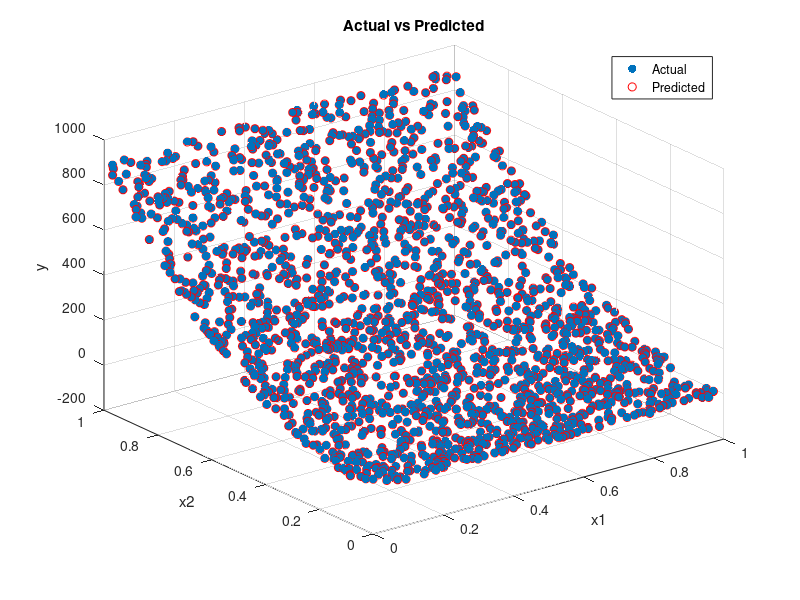
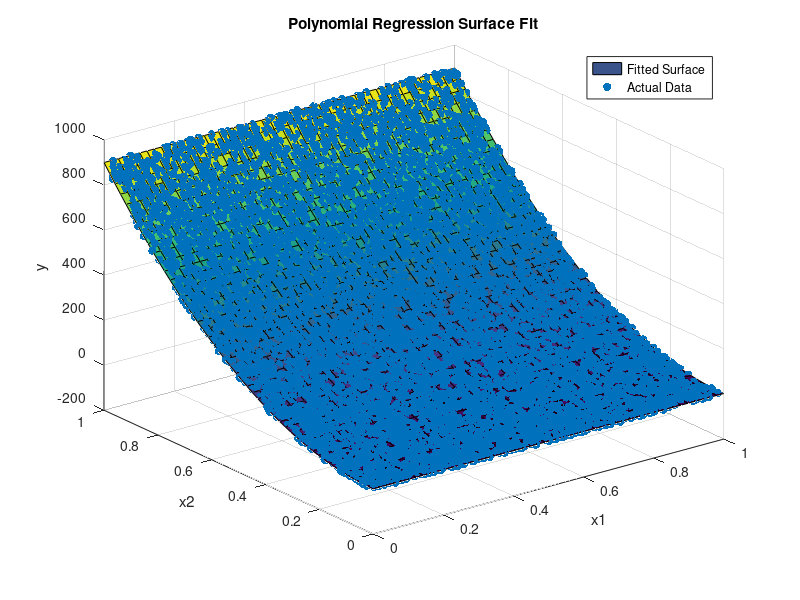

The MATLAB source for these figures, in order: (Note: this script raises an error after producing the figures.)
A = load('Data/regression1.mat');
x1 = A.x1;
x2 = A.x2;
y = A.y;

% Ensure all variables are column vectors
x1 = x1(:);  % Make sure x1 is a column vector
x2 = x2(:);  % Make sure x2 is a column vector
y = y(:);    % Make sure y is a column vector

% Number of data points
n = length(y);

% Set the random seed for reproducibility (optional)
rng(42);

% Generate random indices for splitting
indices = randperm(n);

% Determine the split point
train_size = floor(0.8 * n);  % 80% for training
test_size = n - train_size;   % 20% for testing

% Split the data into training and testing sets
train_indices = indices(1:train_size);
test_indices = indices(train_size+1:end);

% Training data
x1_train = x1(train_indices);
x2_train = x2(train_indices);
y_train = y(train_indices);

% Testing data
x1_test = x1(test_indices);
x2_test = x2(test_indices);
y_test = y(test_indices);

% Create Polynomial Features for training data (degree 2)
X_train = [ones(length(x1_train), 1), x1_train, x2_train, x1_train.^2, x2_train.^2, x1_train.*x2_train];

% Fit Polynomial Regression Model using Least Squares on Training Data
b = X_train \ y_train;

% Make predictions on the testing data
X_test = [ones(length(x1_test), 1), x1_test, x2_test, x1_test.^2, x2_test.^2, x1_test.*x2_test];
y_pred = X_test * b;

% Display the coefficients
disp('Polynomial Regression Coefficients:');
disp(b);

% Calculate the Mean Squared Error (MSE) for the test data
MSE_test = mean((y_pred - y_test).^2);
disp('Mean Squared Error (MSE) on Test Data:');
disp(MSE_test);

% Training Predictions
X_train_full = [ones(length(x1_train), 1), x1_train, x2_train, x1_train.^2, x2_train.^2, x1_train.*x2_train];
y_train_pred = X_train_full * b;

% Calculate the Mean Squared Error (MSE) for the training data
MSE_train = mean((y_train_pred - y_train).^2);
disp('Mean Squared Error (MSE) on Training Data:');
disp(MSE_train);

% Judging Overfitting or Underfitting
if MSE_train < MSE_test
    disp('The model may be overfitting the data.');
elseif MSE_train > MSE_test
    disp('The model may be underfitting the data.');
else
    disp('The model is fitting the data well (no overfitting or underfitting detected).');
end

% Visualization (Optional)
% Plotting Actual vs Predicted values for test data
figure;
scatter3(x1_test, x2_test, y_test, 'filled');  % Actual data points (test)
hold on;
scatter3(x1_test, x2_test, y_pred, 'r');      % Predicted data points (test)
title('Actual vs Predicted');
xlabel('x1');
ylabel('x2');
zlabel('y');
legend('Actual', 'Predicted');

% Fitting Surface Visualization
% Generate a grid for x1 and x2 for surface plotting
[x1_grid, x2_grid] = meshgrid(linspace(min(x1), max(x1), 50), linspace(min(x2), max(x2), 50));
X_grid = [ones(length(x1_grid(:)), 1), x1_grid(:), x2_grid(:), x1_grid(:).^2, x2_grid(:).^2, x1_grid(:).*x2_grid(:)];
y_grid_pred = X_grid * b;  % Predicted values for the grid

% Reshape the predicted values back into the grid shape
y_grid_pred = reshape(y_grid_pred, size(x1_grid));

% Plot the surface
figure;
surf(x1_grid, x2_grid, y_grid_pred);
hold on;
scatter3(x1, x2, y, 'filled');  % Actual data points
title('Polynomial Regression Surface Fit');
xlabel('x1');
ylabel('x2');
zlabel('y');
legend('Fitted Surface', 'Actual Data');


%% 2.2
A = load('Data/regression2.mat');
x = A.x;
y = A.y;

x = x(:); 
y = y(:);  

n = length(y);
rng(34);
indices = randperm(n);

train_size = floor(0.8 * n);
test_size = n - train_size;
train_indices = indices(1:train_size);
test_indices = indices(train_size+1:end);

x_train = x(train_indices);
y_train = y(train_indices);
x_test = x(test_indices);
y_test = y(test_indices);

degree = 10;  % Degree of the polynomial
X_train = ones(length(x_train), degree+1);  % Initialize X_train matrix
for i = 1:degree
    X_train(:,i+1) = x_train.^i;  % Create powers of x for each degree
end

X_test = ones(length(x_test), degree+1);  % Initialize X_test matrix
for i = 1:degree
    X_test(:,i+1) = x_test.^i;  % Create powers of x for each degree
end

b = X_train \ y_train;

disp('Polynomial Regression Coefficients (No Regularization):');
disp(b);

y_pred = X_test * b;

% Calculate the Mean Squared Error (MSE) for the test data
MSE_test = mean((y_pred - y_test).^2);
disp('Mean Squared Error (MSE) on Test Data (No Regularization):');
disp(MSE_test);

% Calculate the MSE on the training data
y_train_pred = X_train * b;  % Predictions on the training data
MSE_train = mean((y_train_pred - y_train).^2);
disp('Mean Squared Error (MSE) on Training Data (No Regularization):');
disp(MSE_train);

%%%%%%%%%%%%%%%%%%%%%%%%%%%%%%%%%%%%%%%%%%%%%%%%%%%%%%%%%%%%%%%%%%%%%%%%%%%%%%%%%%%%%%%%%%%

% Regularization coefficient
alpha = 0.1;

% Ridge Regression
% Create the Ridge regression coefficient matrix
I = eye(degree + 1);  % Identity matrix
I(1, 1) = 0;  % Don't regularize the intercept term

% Compute the Ridge solution
b_ridge = (X_train' * X_train + alpha * I) \ (X_train' * y_train);

disp('Ridge Regression Coefficients:');
disp(b_ridge);

% Predictions on Test and Training Data
y_train_pred_ridge = X_train * b_ridge;  % Training data predictions
y_pred_ridge = X_test * b_ridge;  % Test data predictions

% Calculate MSE for Ridge Regression
MSE_train_ridge = mean((y_train_pred_ridge - y_train).^2);
MSE_test_ridge = mean((y_pred_ridge - y_test).^2);

disp('Ridge Regression - Mean Squared Error (MSE) on Training Data:');
disp(MSE_train_ridge);
disp('Ridge Regression - Mean Squared Error (MSE) on Test Data:');
disp(MSE_test_ridge);

%%%%%%%%%%%%%%%%%%%%%%%%%%%%%%%%%%%%%%%%%%%%%%%%%%%%%%%%%%%%%%%%%%%%%%%%%%

% Lasso Regression
% Use lasso function to compute the Lasso coefficients
[b_lasso, FitInfo] = lasso(X_train, y_train, 'Lambda', alpha);

disp('Lasso Regression Coefficients:');
disp(b_lasso);

% Predictions on Test and Training Data
y_train_pred_lasso = X_train * b_lasso;  % Training data predictions
y_pred_lasso = X_test * b_lasso;  % Test data predictions

% Calculate MSE for Lasso Regression
MSE_train_lasso = mean((y_train_pred_lasso - y_train).^2);
MSE_test_lasso = mean((y_pred_lasso - y_test).^2);

disp('Lasso Regression - Mean Squared Error (MSE) on Training Data:');
disp(MSE_train_lasso);
disp('Lasso Regression - Mean Squared Error (MSE) on Test Data:');
disp(MSE_test_lasso);

%%%%%%%%%%%%%%%%%%%%%%%%%%%%%%%%%%%%%%%%%%%%%%%%%%%%%%%%%%%%%%%%%%%%%%%%%%
% Create a figure for the plots
figure;

% Plot the true data for the entire dataset
scatter(x, y, 50, 'k', 'filled', 'DisplayName', 'True Data');  % '50' for marker size, 'k' for black
hold on;

% Scatter plot for the unregularized (Polynomial) fit on the entire dataset
X_all = ones(length(x), degree + 1);  % Include all data points (train + test)
for i = 1:degree
    X_all(:, i + 1) = x.^i;  % Create powers of x for each degree
end
y_pred_poly_all = X_all * b;  % Polynomial predictions for all data points
scatter(x, y_pred_poly_all, 30, 'b', 'filled', 'DisplayName', 'Polynomial Fit (No Regularization)');

title('Polynomial Regression (No Regularization) - All Data');
xlabel('x');
ylabel('y');
legend;
hold off;

% Plot the Ridge regularized fit for the entire dataset
figure;
scatter(x, y, 50, 'k', 'filled', 'DisplayName', 'True Data');
hold on;

y_pred_ridge_all = X_all * b_ridge;  % Ridge predictions for all data points
scatter(x, y_pred_ridge_all, 30, 'r', 'filled', 'DisplayName', 'Ridge Fit');

title('Ridge Regression - All Data');
xlabel('x');
ylabel('y');
legend;
hold off;

% Plot the Lasso regularized fit for the entire dataset
figure;
scatter(x, y, 50, 'k', 'filled', 'DisplayName', 'True Data');
hold on;

y_pred_lasso_all = X_all * b_lasso;  % Lasso predictions for all data points
scatter(x, y_pred_lasso_all, 30, 'g', 'filled', 'DisplayName', 'Lasso Fit');

title('Lasso Regression - All Data');
xlabel('x');
ylabel('y');
legend;
hold off;

% Comparison of all models' predictions on the entire dataset
figure;
scatter(x, y, 50, 'k', 'filled', 'DisplayName', 'True Data');
hold on;

% Scatter for all fits with different colors and markers
scatter(x, y_pred_poly_all, 30, 'b', 'filled', 'DisplayName', 'Polynomial (No Regularization)');
scatter(x, y_pred_ridge_all, 30, 'r', 'filled', 'DisplayName', 'Ridge');
scatter(x, y_pred_lasso_all, 30, 'g', 'filled', 'DisplayName', 'Lasso');

title('Comparison of All Models on All Data');
xlabel('x');
ylabel('y');
legend;
hold off;